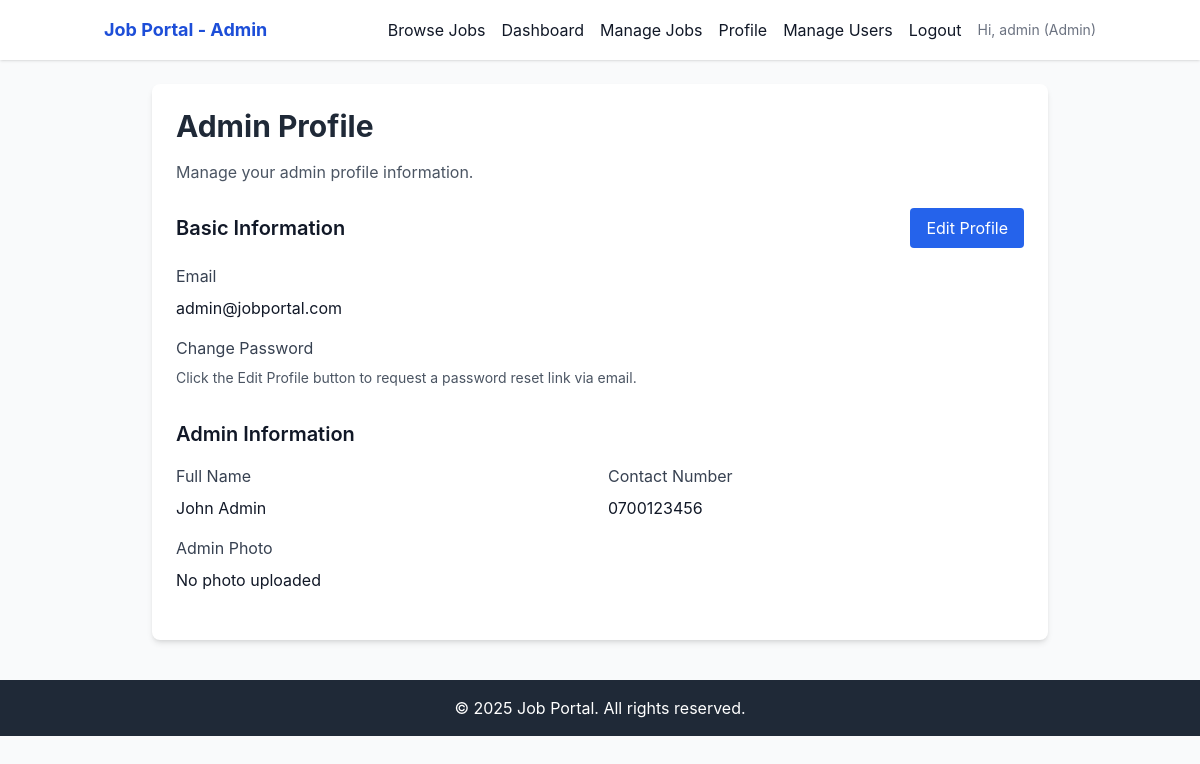
The app's page /dashboard/admin-profile.php (signed in) with its own data.
### tables this page shows
CREATE TABLE users (
  uuid CHAR(36) PRIMARY KEY,
  email VARCHAR(150) NOT NULL UNIQUE,
  password VARCHAR(255) NOT NULL,
  profile_picture VARCHAR(255),
  role ENUM('admin', 'employer', 'jobseeker') DEFAULT 'jobseeker',
  is_verified BOOLEAN DEFAULT FALSE,
  created_at TIMESTAMP DEFAULT CURRENT_TIMESTAMP,
  updated_at TIMESTAMP DEFAULT CURRENT_TIMESTAMP ON UPDATE CURRENT_TIMESTAMP,
  
  INDEX idx_email (email),
  INDEX idx_role (role)
);

CREATE TABLE admin_profiles (
   uuid CHAR(36) PRIMARY KEY,
   user_uuid CHAR(36) NOT NULL,
   full_name VARCHAR(100),
   contact_number VARCHAR(20),
   created_at TIMESTAMP DEFAULT CURRENT_TIMESTAMP,
   updated_at TIMESTAMP DEFAULT CURRENT_TIMESTAMP ON UPDATE CURRENT_TIMESTAMP,

   INDEX idx_user_uuid (user_uuid),

   FOREIGN KEY (user_uuid) REFERENCES users(uuid) ON DELETE CASCADE
);

### helpers/session.php (called while the page is built, shortened)
<?php
function isAuthenticated() {
  return isset($_SESSION['user_id']);
}
?>

### controllers/ProfileController.php (called while the page is built, shortened)
<?php
require_once __DIR__ . '/../models/User.php';
require_once __DIR__ . '/../helpers/session.php';
class ProfileController {
  private $user;
  public function __construct($conn) {
    $this->user = new User($conn);
  }
  public function showProfile() {
    $userId = $_SESSION['user_uuid'] ?? $_SESSION['user_id'] ?? $_SESSION['uuid'] ?? null;
    $profile = $this->user->getUserProfile($userId);
    $additionalData = [];
    return ['profile' => $profile, 'additionalData' => $additionalData];
  }
}
?>

### models/User.php (called while the page is built, shortened)
<?php
class User {
    private $conn;
    public function __construct($db) {
        $this->conn = $db;
    }
public function getUserProfile($userId) {
  $roleStmt = $this->conn->prepare("SELECT role FROM users WHERE uuid = ?");
  $roleStmt->bind_param("s", $userId);
  $roleStmt->execute();
  $roleResult = $roleStmt->get_result();
  $roleData = $roleResult->fetch_assoc();
  $role = $roleData['role'];
  if ($role === 'jobseeker') {
    $sql = "
      SELECT
        u.uuid,
        u.email,
        u.profile_picture,
        u.role,
        u.is_verified,
        u.created_at,
        js.uuid as jobseeker_uuid,
        js.fullName,
        js.phone,
        js.gender,
        js.dob,
        js.location,
        js.bio,
        js.professional_title,
        js.skills,
        js.education,
        js.resume_file,
        js.profile_completed
      FROM users u
      LEFT JOIN job_seekers js ON u.uuid = js.user_uuid
      WHERE u.uuid = ?
    ";
  } elseif ($role === 'admin') {
    $sql = "
      SELECT
        u.uuid,
        u.email,
        u.profile_picture,
        u.role,
        u.is_verified,
        u.created_at,
        a.uuid as admin_uuid,
        a.full_name,
        a.contact_number
      FROM users u
      LEFT JOIN admin_profiles a ON u.uuid = a.user_uuid
      WHERE u.uuid = ?
    ";
  } else {
    $sql = "SELECT * FROM users WHERE uuid = ?";
  }
  $stmt = $this->conn->prepare($sql);
  $stmt->bind_param("s", $userId);
  $stmt->execute();
  $result = $stmt->get_result();
  $profile = $result->fetch_assoc();
  return $profile;
}
}
?>

### public/dashboard/admin-profile.php (the view, shortened to what this page needs)
<?php
require_once __DIR__ . '/../../helpers/session.php';
require_once __DIR__ . '/../../controllers/ProfileController.php';
require_once __DIR__ . '/../../config/db.php';
$profileController = new ProfileController($conn);
$data = $profileController->showProfile();
$profile = $data['profile'];
include __DIR__ . '/../../includes/admin-header.php';
?>
<div class="max-w-4xl mx-auto">
    <div class="bg-white rounded-lg shadow-md p-6 mb-6">
        <h1 class="text-3xl font-bold text-gray-800 mb-4">Admin Profile</h1>
        <p class="text-gray-600 mb-6">Manage your admin profile information.</p>
        <div class="mb-6">
            <div class="flex justify-between items-center mb-4">
                <h2 class="text-xl font-semibold">Basic Information</h2>
                <button id="editProfileBtn"
                    class="bg-blue-600 text-white px-4 py-2 rounded hover:bg-blue-700 transition">
                    Edit Profile
                </button>
            </div>
            <div class="grid md:grid-cols-2 gap-4">
                <div>
                    <label class="block text-gray-700 mb-2">Email</label>
                    <p class="text-gray-900"><?php echo htmlspecialchars($profile['email'] ?? 'Not provided'); ?></p>
                </div>
                <div class="md:col-span-2">
                    <label class="block text-gray-700 mb-2">Change Password</label>
                    <p class="text-sm text-gray-600 mb-2">Click the Edit Profile button to request a password reset link
                        via email.</p>
                </div>
            </div>
        </div>
        <div class="mb-6">
            <h2 class="text-xl font-semibold mb-4">Admin Information</h2>
            <div class="grid md:grid-cols-2 gap-4">
                <div>
                    <label class="block text-gray-700 mb-2">Full Name</label>
                    <p class="text-gray-900"><?php echo htmlspecialchars($profile['full_name'] ?? 'Not provided'); ?>
                    </p>
                </div>
                <div>
                    <label class="block text-gray-700 mb-2">Contact Number</label>
                    <p class="text-gray-900">
                        <?php echo htmlspecialchars($profile['contact_number'] ?? 'Not provided'); ?></p>
                </div>
                <div>
                    <label class="block text-gray-700 mb-2">Admin Photo</label>
                    <?php if (!empty($profile['admin_photo'])): ?>
                    <img src="<?php echo htmlspecialchars($profile['admin_photo']); ?>" alt="Admin Photo"
                        class="w-20 h-20 rounded-full object-cover">
                    <?php else: ?>
                    <p class="text-gray-900">No photo uploaded</p>
                    <?php endif; ?>
                </div>
            </div>
        </div>
    </div>
</div>
<?php include __DIR__ . '/../../includes/footer.php'; ?>

### css/styles.css (style rules this page uses)
:root { --primary: #3b82f6; --primary-hover: #2563eb; --primary-light: #dbeafe; --gray-50: #f9fafb; --gray-100: #f3f4f6; --gray-200: #e5e7eb; --gray-300: #d1d5db; --gray-400: #9ca3af; --gray-500: #6b7280; --gray-600: #4b5563; --gray-700: #374151; --gray-800: #1f2937; --gray-900: #111827; --success: #22c55e; --error: #ef4444; --error-light: #fee2e2; --font-family: "Inter", -apple-system, BlinkMacSystemFont, "Segoe UI", Roboto, sans-serif; --font-size-sm: 0.875rem; --font-size-base: 1rem; --font-size-lg: 1.125rem; --font-size-xl: 1.25rem; --font-size-2xl: 1.5rem; --font-size-3xl: 1.875rem; --font-size-4xl: 2.25rem; --font-size-5xl: 3rem; --spacing-2: 0.5rem; --spacing-3: 0.75rem; --spacing-4: 1rem; --spacing-5: 1.25rem; --spacing-6: 1.5rem; --spacing-8: 2rem; --spacing-10: 2.5rem; --spacing-12: 3rem; --radius: 0.25rem; --radius-lg: 0.5rem; --radius-xl: 0.75rem; --shadow: 0 1px 3px 0 rgb(0 0 0 / 0.1), 0 1px 2px -1px rgb(0 0 0 / 0.1); --shadow-md: 0 4px 6px -1px rgb(0 0 0 / 0.1), 0 2px 4px -2px rgb(0 0 0 / 0.1); }
* { box-sizing: border-box; }
body { font-family: var(--font-family); font-size: var(--font-size-base); line-height: 1.5; color: var(--gray-900); background-color: var(--gray-50); margin: 0; padding: 0; }
h1, h2, h3, h4, h5, h6 { color: var(--gray-900); font-weight: 600; line-height: 1.25; margin: 0 0 var(--spacing-4) 0; }
h1 { font-size: var(--font-size-4xl); }
h2 { font-size: var(--font-size-3xl); }
.flex { display: flex; }
.items-center { align-items: center; }
.justify-between { justify-content: space-between; }
.gap-4 { gap: var(--spacing-4); }
.max-w-4xl { max-width: 56rem; }
.px-4 { padding-left: var(--spacing-4); padding-right: var(--spacing-4); }
.mb-4 { margin-bottom: var(--spacing-4); }
.mb-6 { margin-bottom: var(--spacing-6); }
.p-6 { padding: var(--spacing-6); }
.rounded { border-radius: var(--radius); }
.rounded-lg { border-radius: var(--radius-lg); }
.bg-white { background-color: white; }
.bg-gray-50 { background-color: var(--gray-50); }
.text-white { color: white; }
.text-gray-600 { color: var(--gray-600); }
.text-gray-700 { color: var(--gray-700); }
.text-gray-800 { color: var(--gray-800); }
.font-bold { font-weight: 700; }
.font-semibold { font-weight: 600; }
.shadow-md { box-shadow: var(--shadow-md); }
.transition { transition-property: color, background-color, border-color, text-decoration-color, fill, stroke, opacity, box-shadow, transform, filter, backdrop-filter; transition-timing-function: cubic-bezier(0.4, 0, 0.2, 1); transition-duration: 150ms; }
.grid { display: grid; }
.md\:grid-cols-2 { grid-template-columns: repeat(2, minmax(0, 1fr)); }
.mx-auto { margin-left: auto; margin-right: auto; }
.text-3xl { font-size: var(--font-size-3xl); }

### records on screen
users: role+email "admin@jobportal.com", role.full_name "John Admin", role.contact_number "0700123456"

### other values on screen
$_SESSION['user_name'] "admin"
